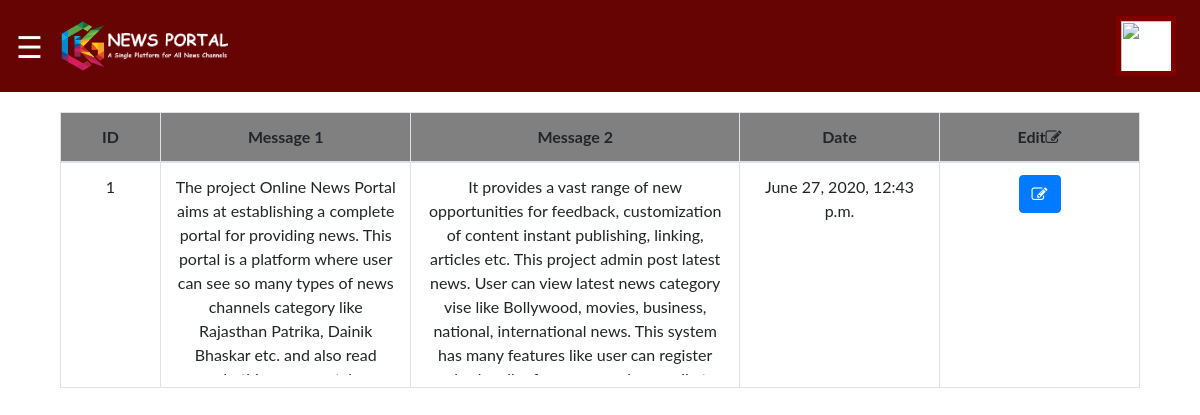
The page /super_admin/wel_msg (signed in) on the database its author committed.
### kg_news/models.py (models this page shows)
class WelMsg(models.Model):
    msg1 = models.TextField()
    msg2 = models.TextField()
    cdate = models.DateTimeField(auto_now_add=True)
    up_date = models.DateTimeField(auto_now=True)

### super_admin/views.py (the view)
# urls.py: path('wel_msg', views.wel_msg, name='wel_msg'),
def wel_msg(request):
    if not request.session.get('ad_email'):
        return redirect('admin_login')
    msg=WelMsg.objects.all()
    dict={
        'msg':msg
    }
    return render(request, 'super_admin/frontend/wel_msg.html', dict)

### templates/super_admin/frontend/wel_msg.html (shortened to what this page needs)
{% extends 'super_admin/base6.html' %}
{% load static %}
{% block main %}
<div class="container ">
    <div class="col-md-12" style="margin-top:20px;">
        <div class="table-responsive">
  <table class="table table-hover table-bordered table-responsive">
    <thead style="background-color:gray; margin:10px;">
      <tr style="text-align:center;">
        <th>ID</th>
        <th>Message 1</th>
        <th>Message 2</th>
        <th>Date</th>
        <th>Edit<i class="fa fa-edit"></i></th>
      </tr>
    </thead>
    <tbody>
    {% for i in msg %}
      <tr style="text-align:center;">
        <td style="width:100px;">{{ i.id }}</td>
          <td><div style="height:200px; overflow:scroll; ">{{i.msg1}}</div></td>
          <td><div style="height:200px; overflow:scroll; ">{{ i.msg2 }}</div></td>
        <td style="width:200px;">{{ i.cdate }}</td>
        <td style="width:200px;"><center><a href="{% url 'edit_wel_msg' i.id%}" class="btn btn-primary"><i class="fa fa-edit"></i></a></center></td>
      </tr>
      {% endfor %}
    </tbody>
  </table>
        </div>
       </div>
</div>
{% endblock %}

### templates/super_admin/base6.html (style rules this page uses)
body { font-family: "Lato", sans-serif; }

### rows shown on the page
WelMsg: id "1", msg1 "The project Online News Portal aims at establishing a complete portal for providing news. This portal is a platform where user can see so many types of news channels category like Rajasthan Patrika, Dainik Bhaskar etc. and also read…", msg2 "It provides a vast range of new opportunities for feedback, customization of content instant publishing, linking, articles etc. This project admin post latest news. User can view latest news category vise like Bollywood, movies, business, national, international news. This system has many features like user can register…", cdate "June 27, 2020, 12:43 p.m."
